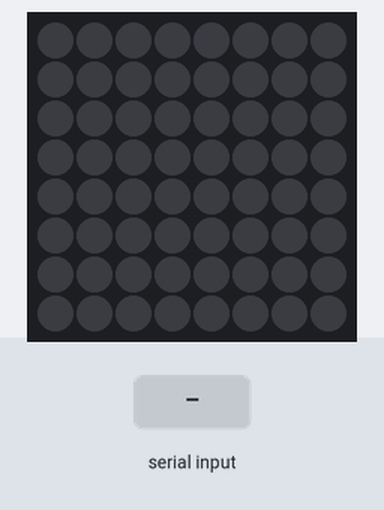
Recording of a sketch running on a simulated Arduino Uno, built with avr-gcc and run on an emulated ATmega328P. Parts: 8×8 RGB LED matrix (first LED top left, wired row by row). The inputs (shaded band) are chosen by the test bench.

Above: at 1.2 s.
1.3 s: "1" received over Serial
At 1.43 s:
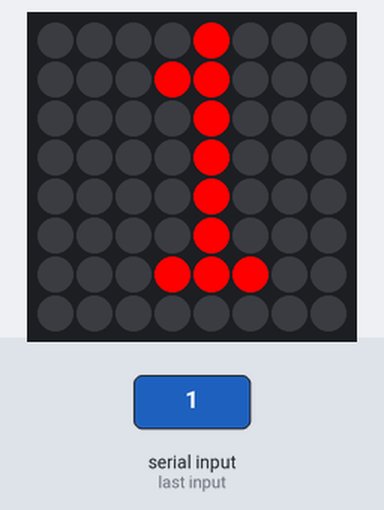
At 2.2 s:
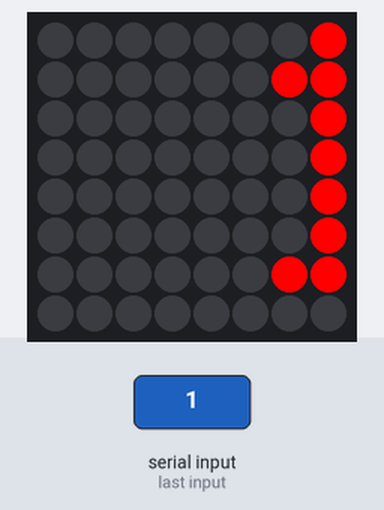

The sketch:

scrollingText_Serial.ino
```cpp
#include <Adafruit_GFX.h>
#include <Adafruit_NeoMatrix.h>
#include <Adafruit_NeoPixel.h>
int PIN = 6;
String input = "";
int x = 0;

Adafruit_NeoMatrix matrix = Adafruit_NeoMatrix(8, 8, PIN,
  NEO_MATRIX_TOP     + NEO_MATRIX_RIGHT +
  NEO_MATRIX_COLUMNS + NEO_MATRIX_PROGRESSIVE,
  NEO_GRB            + NEO_KHZ800);


void setup() {
  Serial.begin(9600);
  matrix.begin();
  matrix.setTextWrap(false);
  matrix.setBrightness(255);
  matrix.setRotation(1);

}


void loop() {
   if (Serial.available()) {

      input = "";
      while (Serial.available() > 0) {
        char cc = Serial.read();
        input = input+cc;
      }
  }

  matrix.fillScreen(0);
  matrix.setTextColor(matrix.Color(255, 0, 0));
  matrix.setCursor(x, 0);
  matrix.print(input);
  int len = (input.length()*7)*-1;
  if(--x < len) {
    x = matrix.width();


  }
  matrix.show();
  delay(50);
}
```

Measured:
- after the input at 1.3 s, the LEDs: first change after 0.06 s (image 1 shows a later state)
